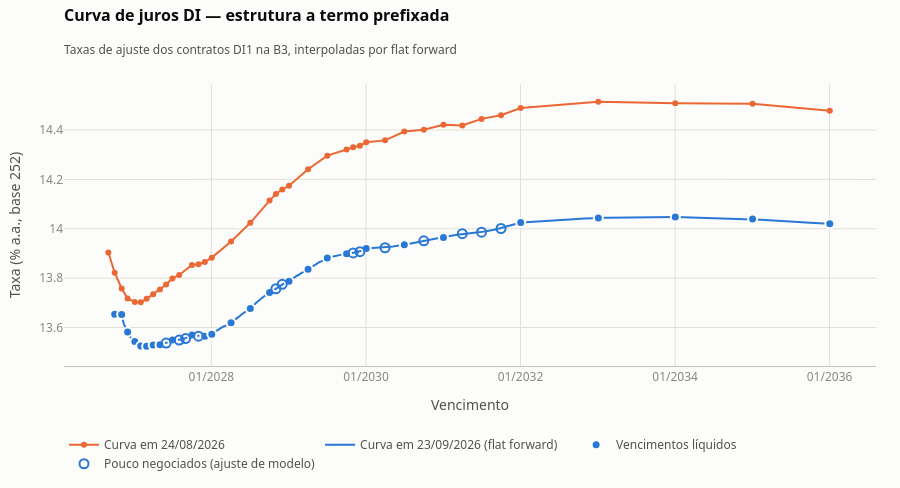

Notebook cell for this chart:
### Markdown cell above
## 4. A curva do dia

Cada vencimento do DI1 é um **vértice** da curva. Entre vértices, o padrão do mercado brasileiro é a interpolação **flat forward**, que supõe a taxa a termo constante entre dois vencimentos. Na prática, isso significa interpolar linearmente o log do fator de capitalização em dias úteis.

No gráfico, os pontos cheios são vencimentos **líquidos** (≥ 100 mil contratos em aberto). Os vazados são pouco negociados, e o ajuste deles é definido pela B3 a partir da curva. A linha laranja é a curva de um mês antes, para comparação.

### Code cell
curva = CurvaDI.do_historico(historico)                                  # último pregão
curva_1m = CurvaDI.do_historico(historico, curva.data_referencia - pd.Timedelta(days=30))

graficos.grafico_curva(curva, curva_1m, anos_max=10).show()

### Figure 1 — Plotly figure (JSON) as saved in the notebook; plotly's stock layout.template omitted (floating-point values rounded to 4 significant figures; data arrays with more than 128 entries replaced by an {"elided": "..."} marker saying what was removed)
{"data": [{"customdata": [["DI1U26", 6], ["DI1V26", 27], ["DI1X26", 48], ["DI1Z26", 67], ["DI1F27", 89], ["DI1G27", 109], ["DI1H27", 127], ["DI1J27", 149], ["DI1K27", 170], ["DI1M27", 190], ["DI1N27", 212], ["DI1Q27", 234], ["DI1V27", 277], ["DI1X27", 297], ["DI1Z27", 317], ["DI1F28", 340], ["DI1J28", 403], ["DI1N28", 464], ["DI1V28", 528], ["DI1X28", 549], ["DI1Z28", 568], ["DI1F29", 588], ["DI1J29", 649], ["DI1N29", 712], ["DI1V29", 776], ["DI1X29", 798], ["DI1Z29", 817], ["DI1F30", 837], ["DI1J30", 898], ["DI1N30", 960], ["DI1V30", 1026], ["DI1F31", 1089], ["DI1J31", 1150], ["DI1N31", 1211], ["DI1V31", 1277], ["DI1F32", 1341], ["DI1F33", 1593], ["DI1F34", 1844], ["DI1F35", 2092], ["DI1F36", 2341]], "hovertemplate": "%{customdata[0]} · %{y:.3f}%<extra>24/08</extra>", "line": {"color": "#eb6834", "width": 2}, "marker": {"size": 6}, "mode": "lines+markers", "name": "Curva em 24/08/2026", "type": "scatter", "x": ["2026-09-01T00:00:00.000000000", "2026-10-01T00:00:00.000000000", "2026-11-03T00:00:00.000000000", "2026-12-01T00:00:00.000000000", "2027-01-04T00:00:00.000000000", "2027-02-01T00:00:00.000000000", "2027-03-01T00:00:00.000000000", "2027-04-01T00:00:00.000000000", "2027-05-03T00:00:00.000000000", "2027-06-01T00:00:00.000000000", "2027-07-01T00:00:00.000000000", "2027-08-02T00:00:00.000000000", "2027-10-01T00:00:00.000000000", "2027-11-01T00:00:00.000000000", "2027-12-01T00:00:00.000000000", "2028-01-03T00:00:00.000000000", "2028-04-03T00:00:00.000000000", "2028-07-03T00:00:00.000000000", "2028-10-02T00:00:00.000000000", "2028-11-01T00:00:00.000000000", "2028-12-01T00:00:00.000000000", "2029-01-02T00:00:00.000000000", "2029-04-02T00:00:00.000000000", "2029-07-02T00:00:00.000000000", "2029-10-01T00:00:00.000000000", "2029-11-01T00:00:00.000000000", "2029-12-03T00:00:00.000000000", "2030-01-02T00:00:00.000000000", "2030-04-01T00:00:00.000000000", "2030-07-01T00:00:00.000000000", "2030-10-01T00:00:00.000000000", "2031-01-02T00:00:00.000000000", "2031-04-01T00:00:00.000000000", "2031-07-01T00:00:00.000000000", "2031-10-01T00:00:00.000000000", "2032-01-02T00:00:00.000000000", "2033-01-03T00:00:00.000000000", "2034-01-02T00:00:00.000000000", "2035-01-02T00:00:00.000000000", "2036-01-02T00:00:00.000000000"], "y": [13.9, 13.82, 13.76, 13.72, 13.7, 13.7, 13.72, 13.73, 13.75, 13.77, 13.8, 13.81, 13.85, 13.86, 13.87, 13.88, 13.95, 14.02, 14.11, 14.14, 14.16, 14.17, 14.24, 14.3, 14.32, 14.33, 14.34, 14.35, 14.36, 14.39, 14.4, 14.42, 14.42, 14.45, 14.46, 14.49, 14.51, 14.51, 14.51, 14.48]}, {"hoverinfo": "skip", "line": {"color": "#2a78d6", "width": 2}, "mode": "lines", "name": "Curva em 23/09/2026 (flat forward)", "type": "scatter", "x": {"elided": "1160 str values"}, "y": {"elided": "1160 float values"}}, {"customdata": [["DI1V26", 6, 6195.0], ["DI1X26", 27, 1089.0], ["DI1Z26", 46, 1052.0], ["DI1F27", 68, 7780.0], ["DI1G27", 88, 349.4], ["DI1H27", 106, 355.2], ["DI1J27", 128, 2330.0], ["DI1K27", 149, 256.2], ["DI1N27", 191, 2390.0], ["DI1V27", 256, 1294.0], ["DI1Z27", 296, 103.1], ["DI1F28", 319, 5040.0], ["DI1J28", 382, 623.2], ["DI1N28", 443, 850.8], ["DI1V28", 507, 558.1], ["DI1F29", 567, 3257.0], ["DI1J29", 628, 200.8], ["DI1N29", 691, 2088.0], ["DI1V29", 755, 131.9], ["DI1F30", 816, 1709.0], ["DI1N30", 939, 138.5], ["DI1F31", 1068, 2797.0], ["DI1F32", 1320, 1415.0], ["DI1F33", 1572, 760.7], ["DI1F34", 1823, 322.6], ["DI1F35", 2071, 822.2], ["DI1F36", 2320, 109.1]], "hovertemplate": "<b>%{customdata[0]}</b> · %{y:.3f}%<br>%{customdata[1]} dias úteis<br>%{customdata[2]:,.0f} mil contratos em aberto<extra></extra>", "marker": {"color": "#2a78d6", "line": {"color": "#fcfcfb", "width": 2}, "size": 9, "symbol": "circle"}, "mode": "markers", "name": "Vencimentos líquidos", "type": "scatter", "x": ["2026-10-01T00:00:00.000000000", "2026-11-03T00:00:00.000000000", "2026-12-01T00:00:00.000000000", "2027-01-04T00:00:00.000000000", "2027-02-01T00:00:00.000000000", "2027-03-01T00:00:00.000000000", "2027-04-01T00:00:00.000000000", "2027-05-03T00:00:00.000000000", "2027-07-01T00:00:00.000000000", "2027-10-01T00:00:00.000000000", "2027-12-01T00:00:00.000000000", "2028-01-03T00:00:00.000000000", "2028-04-03T00:00:00.000000000", "2028-07-03T00:00:00.000000000", "2028-10-02T00:00:00.000000000", "2029-01-02T00:00:00.000000000", "2029-04-02T00:00:00.000000000", "2029-07-02T00:00:00.000000000", "2029-10-01T00:00:00.000000000", "2030-01-02T00:00:00.000000000", "2030-07-01T00:00:00.000000000", "2031-01-02T00:00:00.000000000", "2032-01-02T00:00:00.000000000", "2033-01-03T00:00:00.000000000", "2034-01-02T00:00:00.000000000", "2035-01-02T00:00:00.000000000", "2036-01-02T00:00:00.000000000"], "y": [13.65, 13.65, 13.58, 13.54, 13.53, 13.52, 13.53, 13.53, 13.55, 13.57, 13.56, 13.57, 13.62, 13.68, 13.74, 13.79, 13.84, 13.88, 13.9, 13.92, 13.94, 13.96, 14.03, 14.04, 14.05, 14.04, 14.02]}, {"customdata": [["DI1M27", 169, 89.67], ["DI1Q27", 213, 92.5], ["DI1U27", 235, 25.07], ["DI1X27", 276, 84.64], ["DI1X28", 528, 27.54], ["DI1Z28", 547, 34.05], ["DI1X29", 777, 9.079], ["DI1Z29", 796, 12.76], ["DI1J30", 877, 98.77], ["DI1V30", 1005, 55.63], ["DI1J31", 1129, 87.7], ["DI1N31", 1190, 68.07], ["DI1V31", 1256, 28.24]], "hovertemplate": "<b>%{customdata[0]}</b> · %{y:.3f}%<br>%{customdata[1]} dias úteis<br>%{customdata[2]:,.0f} mil contratos em aberto<extra></extra>", "marker": {"color": "#2a78d6", "line": {"color": "#2a78d6", "width": 2}, "size": 9, "symbol": "circle-open"}, "mode": "markers", "name": "Pouco negociados (ajuste de modelo)", "type": "scatter", "x": ["2027-06-01T00:00:00.000000000", "2027-08-02T00:00:00.000000000", "2027-09-01T00:00:00.000000000", "2027-11-01T00:00:00.000000000", "2028-11-01T00:00:00.000000000", "2028-12-01T00:00:00.000000000", "2029-11-01T00:00:00.000000000", "2029-12-03T00:00:00.000000000", "2030-04-01T00:00:00.000000000", "2030-10-01T00:00:00.000000000", "2031-04-01T00:00:00.000000000", "2031-07-01T00:00:00.000000000", "2031-10-01T00:00:00.000000000"], "y": [13.54, 13.55, 13.55, 13.56, 13.76, 13.78, 13.9, 13.91, 13.92, 13.95, 13.98, 13.99, 14.0]}], "layout": {"font": {"color": "#52514e", "family": "system-ui, -apple-system, 'Segoe UI', Roboto, sans-serif", "size": 12}, "height": 488, "hoverlabel": {"font": {"family": "system-ui, -apple-system, 'Segoe UI', Roboto, sans-serif", "size": 12}}, "hovermode": "closest", "legend": {"bgcolor": "rgba(0,0,0,0)", "font": {"color": "#52514e"}, "orientation": "h", "x": 0, "xanchor": "left", "y": 0.02, "yanchor": "bottom", "yref": "container"}, "margin": {"b": 122, "l": 64, "r": 24, "t": 84}, "paper_bgcolor": "#fcfcfb", "plot_bgcolor": "#fcfcfb", "title": {"font": {"color": "#0b0b0b", "size": 16}, "subtitle": {"font": {"color": "#52514e", "size": 12}, "text": "Taxas de ajuste dos contratos DI1 na B3, interpoladas por flat forward"}, "text": "<b>Curva de juros DI — estrutura a termo prefixada</b>", "x": 0, "xanchor": "left", "xref": "paper", "y": 0.98, "yanchor": "top", "yref": "container"}, "xaxis": {"gridcolor": "#e1e0d9", "gridwidth": 1, "hoverformat": "%d/%m/%Y", "linecolor": "#c3c2b7", "showline": true, "tickfont": {"color": "#898781"}, "tickformat": "%m/%Y", "title": {"font": {"color": "#52514e"}, "text": "Vencimento"}, "zerolinecolor": "#c3c2b7"}, "yaxis": {"gridcolor": "#e1e0d9", "gridwidth": 1, "linecolor": "#c3c2b7", "showline": false, "tickfont": {"color": "#898781"}, "title": {"font": {"color": "#52514e"}, "text": "Taxa (% a.a., base 252)"}, "zerolinecolor": "#c3c2b7"}}}
